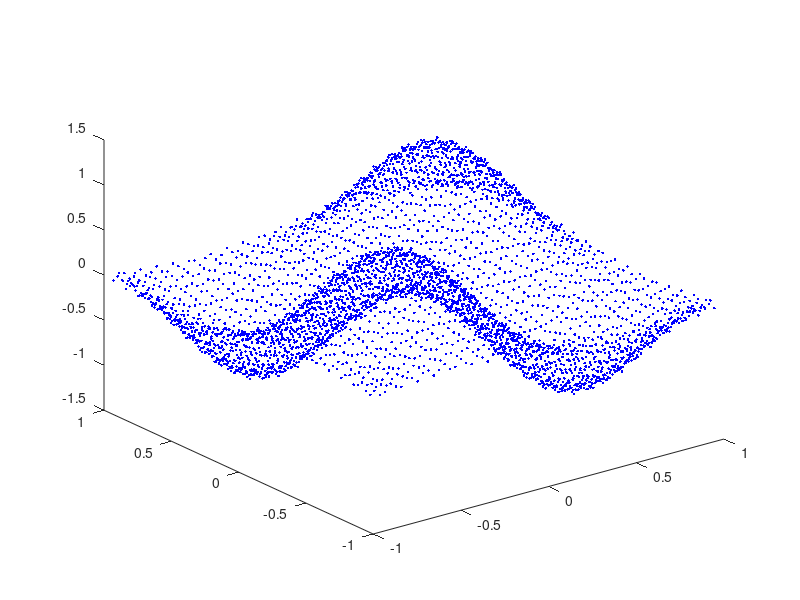

Recreate this plot in MATLAB.
clear all
close all
clc
data2mesh = load('meshXY6.mat');
meshxy = data2mesh.meshXY;
meshx = meshxy(1,1:end);
meshy = meshxy(2,1:end);

utrue=(sin(pi*meshx).*sin(pi*meshy)+0.05*sin(20*pi*meshx).*sin(20*pi*meshy));
figure('name', 'ueps')
plot3(meshx,meshy,utrue,'b.')
hold on

% zcos=0.25*(2+0.5*cos(5*pi*meshx).*cos(10*pi*meshy)+0.5*cos(15*pi*meshx).*cos(20*pi*meshy));
% figure('name', 'Aeps')
% surface(meshx,meshy,zcos)
% hold on
% figure('name', 'uAeps')
% zsin_cos = zsin.*zcos;
% surface(meshx,meshy,zsin_cos)